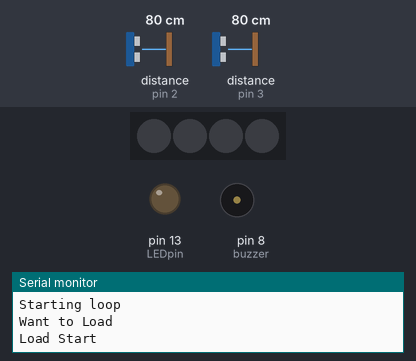
A sketch run on a simulated Arduino Uno, built with avr-gcc and run on an emulated ATmega328P. Shown: 4 RGB LEDs in strip order, left to right, output pins drawn as LEDs (lit = HIGH), buzzer (waves = sounding), the last lines printed to the serial monitor. Wiring (inferred from the names in the program): 2 × range finder with pulse-width output: data pin 2 / data pin 3. The test bench sets the inputs (shaded band); at power-on: distance to the obstacle (sensors on pin 2, pin 3) 80 cm.

Above: at 3.1 s.
At 4.4 s:
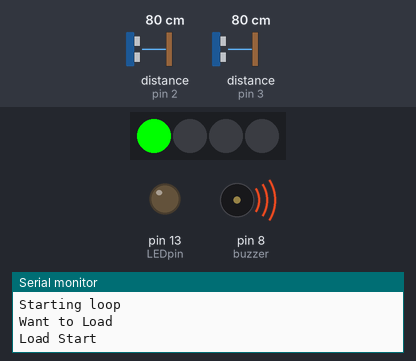
At 7.0 s:
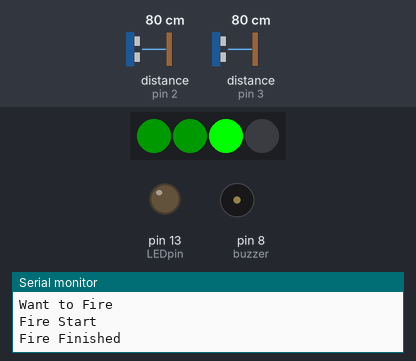
At 9.6 s:
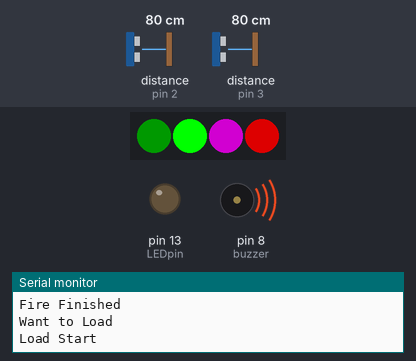
At 11.0 s:
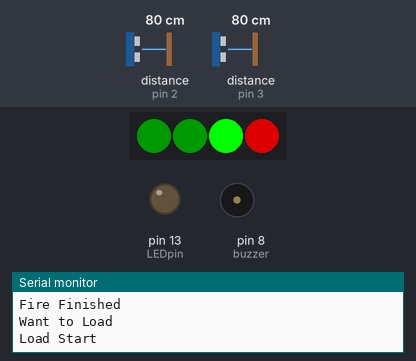
At 14.9 s:
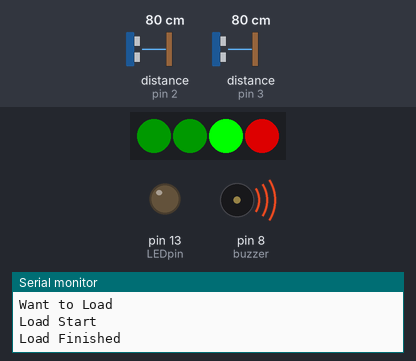
Timing chart, 0 to 18.3 s (numbered marks = the images above):
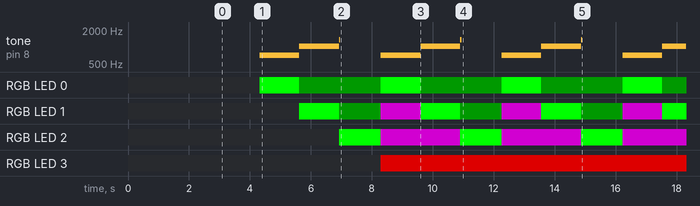

The sketch:

TuckenCycler.ino
```cpp
#include <FastLED.h>
#include "pitches.h"

// LED stuff
#define LED_PIN     6
#define COLOR_ORDER RGB
#define CHIPSET     WS2811
#define NUM_LEDS    4

#define BRIGHTNESS  200
#define FRAMES_PER_SECOND 200

CRGB leds[NUM_LEDS];

// Gun

int buzzer = 8;
int LEDpin = 13;

boolean working = 0;
boolean paused = 0;
boolean loaded = 0;
boolean loading = 0;
boolean wanttofire = 0 ;
boolean wanttoload = 0 ;
boolean marching = 0 ;

const int buttonFirePin = 2;
const int buttonChargePin = 3;

unsigned long previousMillis = 0;
const long pause_interval = 30000;

int fadeAmount = 5;
int brightness = 0;

// Imperial
// notes in the melody:
int melody[] = {
  NOTE_G2,  NOTE_G2, NOTE_G2,  NOTE_G2,  NOTE_G2,  NOTE_G2,  NOTE_G2,  NOTE_G2,  NOTE_G2,  NOTE_DS2, NOTE_DS2, NOTE_DS2, NOTE_DS2, NOTE_DS2, NOTE_DS2,
  NOTE_G2,  NOTE_G2, NOTE_G2,  NOTE_G2,  NOTE_G2,  NOTE_G2,  NOTE_G2,  NOTE_G2,  NOTE_G2,  NOTE_DS2, NOTE_DS2, NOTE_DS2, NOTE_DS2, NOTE_DS2, NOTE_DS2,
  NOTE_G3,  NOTE_G3, NOTE_G3,  NOTE_DS3, NOTE_D3, NOTE_G3,   NOTE_DS3, NOTE_D3,  NOTE_G3,  0,        NOTE_AS3,  NOTE_AS3,  NOTE_AS3,  NOTE_DS4, NOTE_AS3, NOTE_FS3, NOTE_DS3, NOTE_D3, NOTE_G3,
  NOTE_G4,  NOTE_G3, NOTE_G3,  NOTE_D4,  NOTE_FS4, NOTE_F4,  NOTE_E4,  NOTE_B3, NOTE_E4,  0,        NOTE_GS3, NOTE_CS4, NOTE_C4,  NOTE_B3,
  NOTE_AS3, NOTE_A3, NOTE_AS3, 0,        NOTE_DS3, NOTE_FS3, NOTE_DS3, NOTE_FS3, NOTE_AS3, NOTE_G3,  NOTE_G3, NOTE_AS3,
  NOTE_G4,  NOTE_G3, NOTE_G3,  NOTE_D4,  NOTE_FS4, NOTE_F4,  NOTE_E4,  NOTE_B3, NOTE_E4,  0,        NOTE_GS3, NOTE_CS4, NOTE_C4,  NOTE_B3,
  NOTE_AS3, NOTE_A3, NOTE_AS3, 0,        NOTE_DS3, NOTE_FS3, NOTE_DS3, NOTE_D3,  NOTE_G3,  NOTE_DS3, NOTE_D3, NOTE_G3,
};

// note durations: 4 = quarter note, 8 = eighth note, etc.:
int noteDurations[] = {
  2, 4, 16, 16,16,4,16,16,16, 16,16,8,16,16,8,
  2, 4, 16, 16,16,4,16,16,16, 16,16,8,16,16,8,
  2, 2, 2, 3, 7, 2, 3, 7, 1, 16, 2, 2, 2, 3, 7, 2, 3, 7, 1,
  2, 3, 8, 2, 3, 8, 8, 8, 4, 8, 4, 2, 3, 8,
  8, 8, 4, 6, 4, 2, 3, 8, 2, 3, 8, 1,
  2, 3, 8, 2, 3, 8, 8, 8, 4, 8, 4, 2, 3, 8,
  8, 8, 4, 6, 4, 2, 3, 8, 2, 3, 8, 1
};

void setup() {
    delay(3000); // sanity delay
    FastLED.addLeds<CHIPSET, LED_PIN, COLOR_ORDER>(leds, NUM_LEDS).setCorrection( TypicalLEDStrip );

    pinMode(LEDpin, OUTPUT);
    pinMode(buzzer, OUTPUT);
    pinMode(buttonFirePin, INPUT_PULLUP );
    pinMode(buttonChargePin, INPUT_PULLUP );

    Serial.begin(9600);
    Serial.println("Starting loop");

    attachInterrupt(digitalPinToInterrupt(buttonFirePin), fire_handler, FALLING  );
    attachInterrupt(digitalPinToInterrupt(buttonChargePin), load_handler, FALLING  );
}

void loop()
{
  unsigned long currentMillis = millis();

  if (!working && loaded && !paused && wanttofire)
  {
    previousMillis = currentMillis;
    wanttofire = 0;
    fire();
  }

  if (!working && paused && wanttofire && !marching )
  {
    previousMillis = currentMillis;
    wanttofire = 0;
    march();

  }

  if (!working && !loaded  && wanttoload )
  {
    previousMillis = currentMillis;
    wanttoload = 0;
    loadgun();
  }

  if ( !working && paused && !loading)
  {
    delay(50);
    leds[0].fadeToBlackBy( 1 );
    leds[1].fadeToBlackBy( 1 );
    leds[2].fadeToBlackBy( 1 );
  }

  if ( !working && !paused && !loaded && !loading && leds[0])
  {
    leds[0].fadeToBlackBy( 1 );
    leds[1].fadeToBlackBy( 1 );
    leds[2].fadeToBlackBy( 1 );
    leds[3].fadeToBlackBy( 16 );

  }

  FastLED.show(); // display this frame
  FastLED.delay(20 / FRAMES_PER_SECOND);


  digitalWrite(LEDpin, paused);

    if (currentMillis - previousMillis >= pause_interval && !working && !paused  && !loading) {
      previousMillis = currentMillis;
      pausegun();
    }

}

void load_handler()
{
  if (!wanttofire && !loading && !loaded)
  {
    Serial.println("Want to Load");
    wanttoload = 1 ;
  }
}

void fire_handler()
{
  if (loaded && !wanttoload )
  {
    Serial.println("Want to Fire");
    wanttofire = 1 ;
  }

  if (paused && !marching)
  {
    Serial.println("Pause Fire");
    wanttofire = 1 ;
  }


}

static void pausegun()
{
    Serial.println("Pause Gun");
    loaded = 0;
    paused = 1 ;
}

static void fire()
{
    Serial.println("Fire Start");
    working = 1 ;
    leds[0] = CRGB::Purple;
    leds[1] = CRGB::Purple;
    leds[2] = CRGB::Purple;
    leds[3] = CRGB::Red;

    for (int i=880;i>200;i--) {
      tone(buzzer,i);
    }
    noTone(buzzer);
    loaded = 0;
    working = 0 ;
    Serial.println("Fire Finished");
}


static void loadgun()
{
    Serial.println("Load Start");
    working = 1 ;
    paused = 0 ;
    loading = 1 ;

    int t = 200 ;
    for(int x = 0; x < 3; x++){
    //start from blue
    for( int colorStep=0; colorStep <= 255; colorStep++ ) {
        int r = 0;
        int g = colorStep;
        int b = 255;
        leds[x] = CRGB(r,g,b);
        FastLED.show();
        t++ ;
        tone(buzzer,t);
      }

    //into green
    for( int colorStep=255; colorStep >= 0; colorStep-- ) {
        int r = 0;
        int g = 255;
        int b = colorStep;
        leds[x] = CRGB(r,g,b);
        FastLED.show();
        t++ ;
        tone(buzzer,t);
      }

      t = t -200 ;
    leds[x].fadeToBlackBy( 230 );
    delay(25);
    }

    noTone(buzzer);

    loading = 0 ;
    loaded = 1;
    working = 0 ;
    Serial.println("Load Finished");

}

void march() {

  Serial.println("Playing March");
  working =1 ;
  marching = 1 ;

  for (int thisNote = 0; thisNote < 101; thisNote++) {
    int noteDuration = 1000 / noteDurations[thisNote];
    tone(buzzer, melody[thisNote], noteDuration);
    int pauseBetweenNotes = noteDuration * 1.30;
    delay(pauseBetweenNotes);
    noTone(buzzer);
  }
  marching = 0 ;
  working = 0 ;
  wanttofire = 0 ;
  Serial.println("March Done");
}
```

pitches.h
```cpp
/*************************************************
 * Public Constants
 *************************************************/

#define NOTE_B0  31
#define NOTE_C1  33
#define NOTE_CS1 35
#define NOTE_D1  37
#define NOTE_DS1 39
#define NOTE_E1  41
#define NOTE_F1  44
#define NOTE_FS1 46
#define NOTE_G1  49
#define NOTE_GS1 52
#define NOTE_A1  55
#define NOTE_AS1 58
#define NOTE_B1  62
#define NOTE_C2  65
#define NOTE_CS2 69
#define NOTE_D2  73
#define NOTE_DS2 78
#define NOTE_E2  82
#define NOTE_F2  87
#define NOTE_FS2 93
#define NOTE_G2  98
#define NOTE_GS2 104
#define NOTE_A2  110
#define NOTE_AS2 117
#define NOTE_B2  123
#define NOTE_C3  131
#define NOTE_CS3 139
#define NOTE_D3  147
#define NOTE_DS3 156
#define NOTE_E3  165
#define NOTE_F3  175
#define NOTE_FS3 185
#define NOTE_G3  196
#define NOTE_GS3 208
#define NOTE_A3  220
#define NOTE_AS3 233
#define NOTE_B3  247
#define NOTE_C4  262
#define NOTE_CS4 277
#define NOTE_D4  294
#define NOTE_DS4 311
#define NOTE_E4  330
#define NOTE_F4  349
#define NOTE_FS4 370
#define NOTE_G4  392
#define NOTE_GS4 415
#define NOTE_A4  440
#define NOTE_AS4 466
#define NOTE_B4  494
#define NOTE_C5  523
#define NOTE_CS5 554
#define NOTE_D5  587
#define NOTE_DS5 622
#define NOTE_E5  659
#define NOTE_F5  698
#define NOTE_FS5 740
#define NOTE_G5  784
#define NOTE_GS5 831
#define NOTE_A5  880
#define NOTE_AS5 932
#define NOTE_B5  988
#define NOTE_C6  1047
#define NOTE_CS6 1109
#define NOTE_D6  1175
#define NOTE_DS6 1245
#define NOTE_E6  1319
#define NOTE_F6  1397
#define NOTE_FS6 1480
#define NOTE_G6  1568
#define NOTE_GS6 1661
#define NOTE_A6  1760
#define NOTE_AS6 1865
#define NOTE_B6  1976
#define NOTE_C7  2093
#define NOTE_CS7 2217
#define NOTE_D7  2349
#define NOTE_DS7 2489
#define NOTE_E7  2637
#define NOTE_F7  2794
#define NOTE_FS7 2960
#define NOTE_G7  3136
#define NOTE_GS7 3322
#define NOTE_A7  3520
#define NOTE_AS7 3729
#define NOTE_B7  3951
#define NOTE_C8  4186
#define NOTE_CS8 4435
#define NOTE_D8  4699
#define NOTE_DS8 4978
```

Measured:
- by itself, tone on pin 8 (buzzer): repeats every 4.0 s: 1024 Hz 1.3 s, 1336 Hz 0.03 s, silent 1.3 s, 712 Hz 1.3 s
- by itself, RGB LED 0: alternates RGB(0, 255, 0) for 1.3 s and RGB(0, 25, 0) for 2.7 s
- by itself, RGB LED 1: repeats every 4.0 s: RGB(0, 25, 0) 1.4 s, RGB(120, 0, 120) 1.3 s, RGB(0, 255, 0) 1.3 s
- by itself, RGB LED 2: alternates RGB(120, 0, 120) for 2.6 s and RGB(0, 255, 0) for 1.4 s
- by itself, RGB LED 3: off → RGB(150, 0, 0) at 8.3 s
